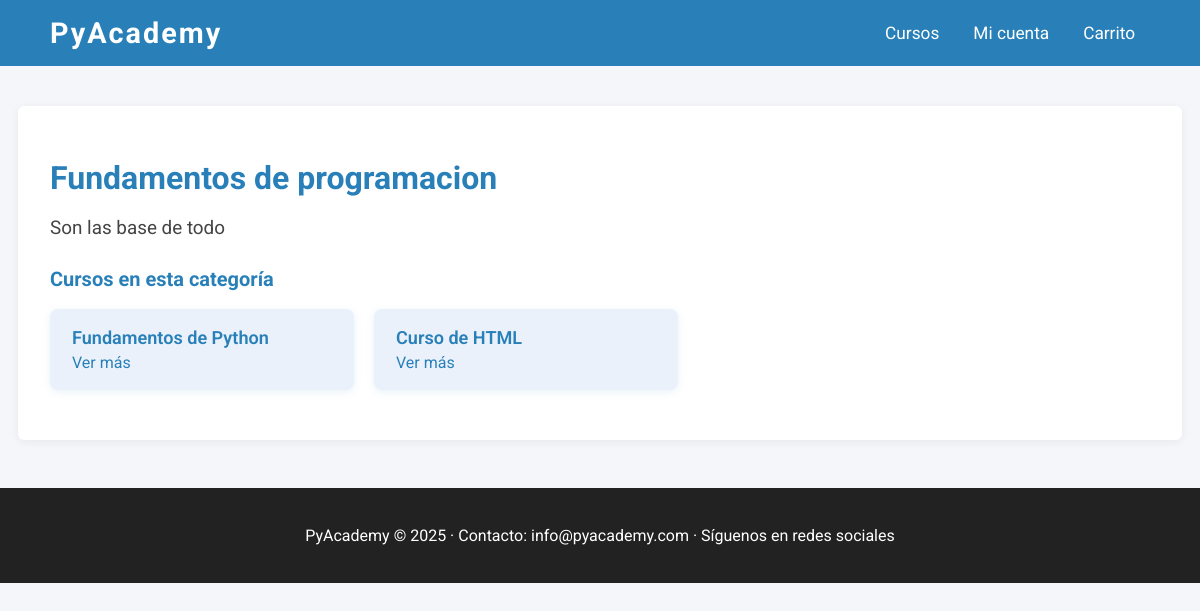
Screenshot of /categorias/fundamentos_course/ with the database file from the repository.
### app/models.py (models this page shows)
class Category(models.Model):
    id = models.UUIDField(primary_key=True, default=uuid.uuid4, editable=False)
    name = models.CharField(max_length=150)
    description = models.CharField(max_length=300)
    slug = models.SlugField(unique=True)
    img = models.ImageField(upload_to='portadas/', null=True, blank=True)

class Course(models.Model):
    id = models.UUIDField(primary_key=True, default=uuid.uuid4, editable=False)
    title = models.CharField(max_length=250)
    date = models.DateField()
    duration = models.IntegerField()
    certification_price = models.DecimalField(max_digits=8, decimal_places=2)
    slug = models.SlugField(unique=True)
    img = models.ImageField(upload_to='portadas/', null=True, blank=True)
    category = models.ForeignKey(Category, on_delete=models.CASCADE, related_name='cursos')
    LEVELS = (
        ('Basic', 'Basic'),
        ('Intermediate', 'Intermediate'),
        ('Experienced', 'Experienced'),
    )
    level = models.CharField(max_length=15, choices=LEVELS)

### app/views.py (the view)
# urls.py: path('categorias/<slug:slug>/', CategoryDetailView.as_view(), name='category_detail'),
class CategoryDetailView(View):
    template_name = 'category/category_detail.html'
    def get(self, request, slug):
        from .models import Category, Course
        category = get_object_or_404(Category, slug=slug)
        courses = Course.objects.filter(category=category)
        context = {
            'category': category,
            'courses': courses,
            'title': f'Categoría: {category.name}',
        }
        return render(request, self.template_name, context)

### app/templates/category/category_detail.html (shortened to what this page needs)
{% load i18n %}
<!DOCTYPE html>
<html lang="es">
<head>
</head>
<body>
    <header>
        <nav>
             <a href="{% url 'home' %}" class="logo" style="text-decoration:none; color:inherit;">PyAcademy</a>
            <div class="nav-links">
                <a href="{% url 'cursos' %}">{% trans "Cursos" %}</a>
                <a href="{% url 'profile' %}">{% trans "Mi cuenta" %}</a>
                <a href="{% url 'cart' %}">{% trans "Carrito" %}</a>
            </div>
        </nav>
    </header>
    <div class="category-section">
        <h1 class="category-title">{{ category.name }}</h1>
        <p class="category-description">{{ category.description }}</p>
        {% if courses %}
            <h2>{% trans "Cursos en esta categoría" %}</h2>
            <div class="course-cards">
                {% for course in courses %}
                    <div class="course-card">
                        <div class="course-title">{{ course.title }}</div>
                        <a href="{% url 'course_detail' course.slug %}" class="course-link">{% trans "Ver más" %}</a>
                    </div>
                {% endfor %}
            </div>
        {% else %}
            <div class="empty-courses">
                {% trans "No hay cursos en esta categoría" %}
            </div>
        {% endif %}
    </div>
    <footer class="footer">
        <p>{% trans "PyAcademy © 2025 · Contacto: info@pyacademy.com · Síguenos en redes sociales" %}</p>
    </footer>
</body>
</html>

### app/templates/category/category_detail.html (style rules this page uses)
body { font-family: 'Roboto', Arial, sans-serif; background: #f5f6fa; color: #222; margin: 0; }
header { background: #2980b9; color: #fff; padding: 16px 0; }
nav { display: flex; justify-content: space-between; align-items: center; max-width: 1100px; margin: 0 auto; }
.logo { font-size: 1.8em; font-weight: 700; letter-spacing: 2px; }
.nav-links a { color: #fff; text-decoration: none; margin: 0 15px; font-size: 1.08em; }
.category-section { max-width: 1100px; margin: 40px auto; background: #fff; border-radius: 6px; box-shadow: 0 2px 10px rgba(0,0,0,0.06); padding: 32px; }
.category-title { font-size: 2em; color: #2980b9; margin-bottom: 12px; font-weight: 700; }
.category-description { color: #444; font-size: 1.18em; margin-bottom: 28px; }
h2 { color: #2980b9; margin-top: 28px; font-size: 1.25em; }
.course-cards { display: flex; flex-wrap: wrap; gap: 20px; margin-top: 18px; }
.course-card { background: #eaf1fb; border-radius: 8px; padding: 18px 22px; box-shadow: 0 2px 8px rgba(41,128,185,0.10); min-width: 260px; margin-bottom: 18px; display: flex; flex-direction: column; justify-content: center; transition: box-shadow 0.18s; }
.course-title { color: #2980b9; font-weight: 600; margin-bottom: 5px; font-size: 1.13em; }
.course-link { text-decoration: none; color: #2980b9; transition: color 0.18s; }
.footer { background: #222; color: #fff; padding: 22px 0; text-align: center; margin-top: 48px; }

### rows the page displays
Category: name "Fundamentos de programacion", description "Son las base de todo"
Course: title "Fundamentos de Python"
Course: title "Curso de HTML"
